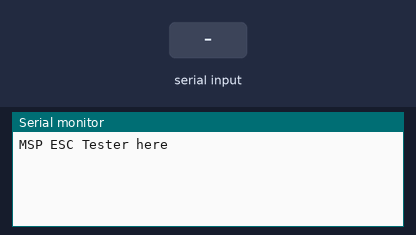
The sketch below on a simulated Arduino Uno, built with avr-gcc and run on an emulated ATmega328P. Parts: the last lines printed to the serial monitor. Inputs (shaded band) come from the test bench.

Above: at 1.2 s.
1.3 s: "9" received over Serial
At 2.5 s:
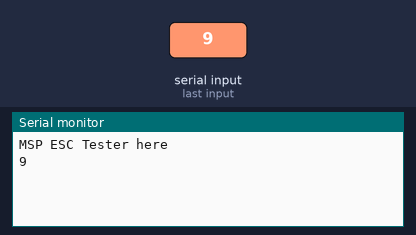
2.8 s: "90,45\n" received over Serial
At 3.9 s:
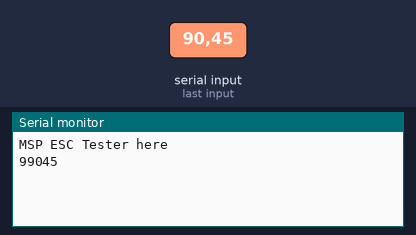

The sketch:

msp430_esc_test.ino
```cpp
#include "esc.h"

void setup()
{
  Serial.begin(9600);
  Serial.println("MSP ESC Tester here");
  initESCs();
  setESCs(900, 900, 900, 900);
}

void loop()
{
  // put your main code here, to run repeatedly:
  if (Serial.available() > 0) {
    char c = Serial.read();
    if (c >= '0' && c <= '9') {
      uint16_t p = (uint16_t)(c-'0')*100L;
      if (c == '9') p += 100;
      setESCs(p, p, p, p);
      Serial.print(c);
    }
  }
}
```

esc.h
```cpp
#ifndef ESC_H
#define ESC_H

#include <stdlib.h>
#include <inttypes.h>

// Hi-speed 500hz ESC implementation for exactly 4 motors

void initESCs();
void setESCs(uint16_t tl, uint16_t tr, uint16_t bl, uint16_t br); // values from 0 to 1000
void dbg();

#endif
```

Measured:
- after the input at 1.3 s, the serial monitor: prints a new line at once (image 1)
- after the input at 2.8 s, the serial monitor: prints a new line at once (image 2)
